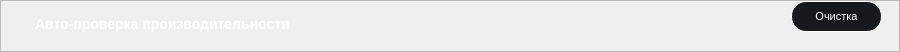
      <widget class="QFrame" name="frame_AutoPerformanceCheck">
       <property name="geometry">
        <rect>
         <x>10</x>
         <y>265</y>
         <width>900</width>
         <height>45</height>
        </rect>
       </property>
       <property name="minimumSize">
        <size>
         <width>900</width>
         <height>0</height>
        </size>
       </property>
       <property name="maximumSize">
        <size>
         <width>900</width>
         <height>45</height>
        </size>
       </property>
       <property name="styleSheet">
        <string notr="true">/* styles.qss */

#frame_AutoPerformanceCheck {
    background-color: #161A1E;
    border-radius: 15px; /* Установите значение по вашему усмотрению для достижения овальной формы */
}
</string>
       </property>
       <property name="frameShape">
        <enum>QFrame::StyledPanel</enum>
       </property>
       <property name="frameShadow">
        <enum>QFrame::Raised</enum>
       </property>
       <layout class="QHBoxLayout" name="horizontalLayout_6">
        <property name="spacing">
         <number>0</number>
        </property>
        <property name="leftMargin">
         <number>0</number>
        </property>
        <property name="topMargin">
         <number>0</number>
        </property>
        <property name="rightMargin">
         <number>0</number>
        </property>
        <property name="bottomMargin">
         <number>0</number>
        </property>
        <item>
         <widget class="QFrame" name="frame_6">
          <property name="minimumSize">
           <size>
            <width>0</width>
            <height>50</height>
           </size>
          </property>
          <property name="styleSheet">
           <string notr="true">background-color: transparent;</string>
          </property>
          <property name="frameShape">
           <enum>QFrame::StyledPanel</enum>
          </property>
          <property name="frameShadow">
           <enum>QFrame::Raised</enum>
          </property>
          <widget class="QPushButton" name="pushAutoPerformanceCheck">
           <property name="geometry">
            <rect>
             <x>790</x>
             <y>0</y>
             <width>91</width>
             <height>31</height>
            </rect>
           </property>
           <property name="minimumSize">
            <size>
             <width>91</width>
             <height>31</height>
            </size>
           </property>
           <property name="maximumSize">
            <size>
             <width>91</width>
             <height>31</height>
            </size>
           </property>
           <property name="baseSize">
            <size>
             <width>0</width>
             <height>0</height>
            </size>
           </property>
           <property name="styleSheet">
            <string notr="true">/* styles.qss */

QPushButton {
    background-color: #161A1E;
    border-radius: 15px;
    color: white; /* Установите цвет текста */
    font-size: 11px; /* Установите размер шрифта */
    padding: 10px 20px; /* Установите отступы */
    border: 1px solid white; /* Уменьшаем толщину обводки до 1 пикселя */
}

QPushButton:hover {
    background-color: #2C3236;
    transition: background-color 0.3s ease;
}
</string>
           </property>
           <property name="text">
            <string>Очистка</string>
           </property>
          </widget>
          <widget class="QLabel" name="labelTextAutoPerformanceCheck">
           <property name="geometry">
            <rect>
             <x>30</x>
             <y>10</y>
             <width>341</width>
             <height>21</height>
            </rect>
           </property>
           <property name="styleSheet">
            <string notr="true">/* styles.qss */

QLabel {
    color: white; /* Установите цвет текста в белый */
    font-size: 14px; /* Установите размер шрифта в 14 пикселей */
    font-family: &quot;Times New Roman&quot;; /* Установите тип шрифта по вашему выбору */
    font-weight: bold; /* Установите жирность шрифта (если нужно) */
    margin-top: 5px; /* Опустить текст на 10 пикселей вниз */
}
</string>
           </property>
           <property name="text">
            <string>Авто-проверка производительности</string>
           </property>
          </widget>
          <widget class="QLabel" name="labelAutoPerformanceCheck">
           <property name="geometry">
            <rect>
             <x>616</x>
             <y>10</y>
             <width>101</width>
             <height>20</height>
            </rect>
           </property>
           <property name="text">
            <string/>
           </property>
          </widget>
         </widget>
        </item>
       </layout>
      </widget>
